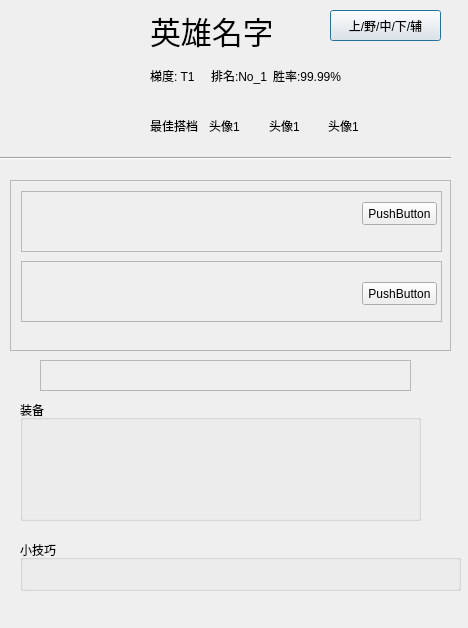
<?xml version="1.0" encoding="UTF-8"?>
<ui version="4.0">
 <class>FuWen</class>
 <widget class="QDialog" name="FuWen">
  <property name="enabled">
   <bool>true</bool>
  </property>
  <property name="geometry">
   <rect>
    <x>0</x>
    <y>0</y>
    <width>468</width>
    <height>628</height>
   </rect>
  </property>
  <property name="windowTitle">
   <string>Dialog</string>
  </property>
  <property name="sizeGripEnabled">
   <bool>false</bool>
  </property>
  <widget class="QLabel" name="hero_avatar">
   <property name="geometry">
    <rect>
     <x>10</x>
     <y>10</y>
     <width>121</width>
     <height>121</height>
    </rect>
   </property>
   <property name="text">
    <string/>
   </property>
   <property name="pixmap">
    <pixmap>lol-wangz/challenge-card-token-mask.png</pixmap>
   </property>
   <property name="scaledContents">
    <bool>true</bool>
   </property>
  </widget>
  <widget class="QLabel" name="hero_name">
   <property name="geometry">
    <rect>
     <x>150</x>
     <y>10</y>
     <width>121</width>
     <height>41</height>
    </rect>
   </property>
   <property name="font">
    <font>
     <pointsize>23</pointsize>
    </font>
   </property>
   <property name="text">
    <string>英雄名字</string>
   </property>
  </widget>
  <widget class="QGroupBox" name="groupBox_2">
   <property name="geometry">
    <rect>
     <x>20</x>
     <y>400</y>
     <width>401</width>
     <height>121</height>
    </rect>
   </property>
   <property name="title">
    <string>装备</string>
   </property>
  </widget>
  <widget class="QPushButton" name="switch_location">
   <property name="geometry">
    <rect>
     <x>330</x>
     <y>10</y>
     <width>111</width>
     <height>31</height>
    </rect>
   </property>
   <property name="text">
    <string>上/野/中/下/辅</string>
   </property>
  </widget>
  <widget class="QScrollArea" name="scrollArea_2">
   <property name="geometry">
    <rect>
     <x>40</x>
     <y>360</y>
     <width>371</width>
     <height>31</height>
    </rect>
   </property>
   <property name="widgetResizable">
    <bool>true</bool>
   </property>
   <widget class="QWidget" name="scrollAreaWidgetContents_2">
    <property name="geometry">
     <rect>
      <x>0</x>
      <y>0</y>
      <width>369</width>
      <height>29</height>
     </rect>
    </property>
   </widget>
  </widget>
  <widget class="QScrollArea" name="scrollArea_3">
   <property name="geometry">
    <rect>
     <x>10</x>
     <y>180</y>
     <width>441</width>
     <height>171</height>
    </rect>
   </property>
   <property name="widgetResizable">
    <bool>true</bool>
   </property>
   <widget class="QWidget" name="scrollAreaWidgetContents_3">
    <property name="geometry">
     <rect>
      <x>0</x>
      <y>0</y>
      <width>439</width>
      <height>169</height>
     </rect>
    </property>
    <widget class="QScrollArea" name="scrollArea">
     <property name="geometry">
      <rect>
       <x>10</x>
       <y>10</y>
       <width>421</width>
       <height>61</height>
      </rect>
     </property>
     <property name="widgetResizable">
      <bool>true</bool>
     </property>
     <widget class="QWidget" name="scrollAreaWidgetContents">
      <property name="geometry">
       <rect>
        <x>0</x>
        <y>0</y>
        <width>419</width>
        <height>59</height>
       </rect>
      </property>
      <widget class="QPushButton" name="pushButton">
       <property name="geometry">
        <rect>
         <x>340</x>
         <y>10</y>
         <width>75</width>
         <height>23</height>
        </rect>
       </property>
       <property name="text">
        <string>PushButton</string>
       </property>
      </widget>
     </widget>
    </widget>
    <widget class="QScrollArea" name="scrollArea_4">
     <property name="geometry">
      <rect>
       <x>10</x>
       <y>80</y>
       <width>421</width>
       <height>61</height>
      </rect>
     </property>
     <property name="widgetResizable">
      <bool>true</bool>
     </property>
     <widget class="QWidget" name="scrollAreaWidgetContents_4">
      <property name="geometry">
       <rect>
        <x>0</x>
        <y>0</y>
        <width>419</width>
        <height>59</height>
       </rect>
      </property>
      <widget class="QPushButton" name="pushButton_2">
       <property name="geometry">
        <rect>
         <x>340</x>
         <y>20</y>
         <width>75</width>
         <height>23</height>
        </rect>
       </property>
       <property name="text">
        <string>PushButton</string>
       </property>
      </widget>
     </widget>
    </widget>
   </widget>
  </widget>
  <widget class="QGroupBox" name="groupBox">
   <property name="geometry">
    <rect>
     <x>20</x>
     <y>540</y>
     <width>441</width>
     <height>51</height>
    </rect>
   </property>
   <property name="title">
    <string>小技巧</string>
   </property>
  </widget>
  <widget class="QWidget" name="layoutWidget">
   <property name="geometry">
    <rect>
     <x>150</x>
     <y>60</y>
     <width>191</width>
     <height>31</height>
    </rect>
   </property>
   <layout class="QHBoxLayout" name="horizontalLayout">
    <item>
     <widget class="QLabel" name="hero_gradient">
      <property name="text">
       <string>梯度: T1</string>
      </property>
     </widget>
    </item>
    <item>
     <widget class="QLabel" name="hero_ranking">
      <property name="text">
       <string>排名:No_1</string>
      </property>
     </widget>
    </item>
    <item>
     <widget class="QLabel" name="hero_win">
      <property name="text">
       <string>胜率:99.99%</string>
      </property>
     </widget>
    </item>
   </layout>
  </widget>
  <widget class="QWidget" name="layoutWidget">
   <property name="geometry">
    <rect>
     <x>150</x>
     <y>110</y>
     <width>231</width>
     <height>31</height>
    </rect>
   </property>
   <layout class="QHBoxLayout" name="horizontalLayout_2">
    <item>
     <widget class="QLabel" name="label_3">
      <property name="text">
       <string>最佳搭档</string>
      </property>
     </widget>
    </item>
    <item>
     <widget class="QLabel" name="label_4">
      <property name="text">
       <string>头像1</string>
      </property>
     </widget>
    </item>
    <item>
     <widget class="QLabel" name="label_5">
      <property name="text">
       <string>头像1</string>
      </property>
     </widget>
    </item>
    <item>
     <widget class="QLabel" name="label_6">
      <property name="text">
       <string>头像1</string>
      </property>
     </widget>
    </item>
   </layout>
  </widget>
  <widget class="Line" name="line">
   <property name="geometry">
    <rect>
     <x>0</x>
     <y>150</y>
     <width>451</width>
     <height>16</height>
    </rect>
   </property>
   <property name="orientation">
    <enum>Qt::Horizontal</enum>
   </property>
  </widget>
 </widget>
 <resources/>
 <connections/>
</ui>
